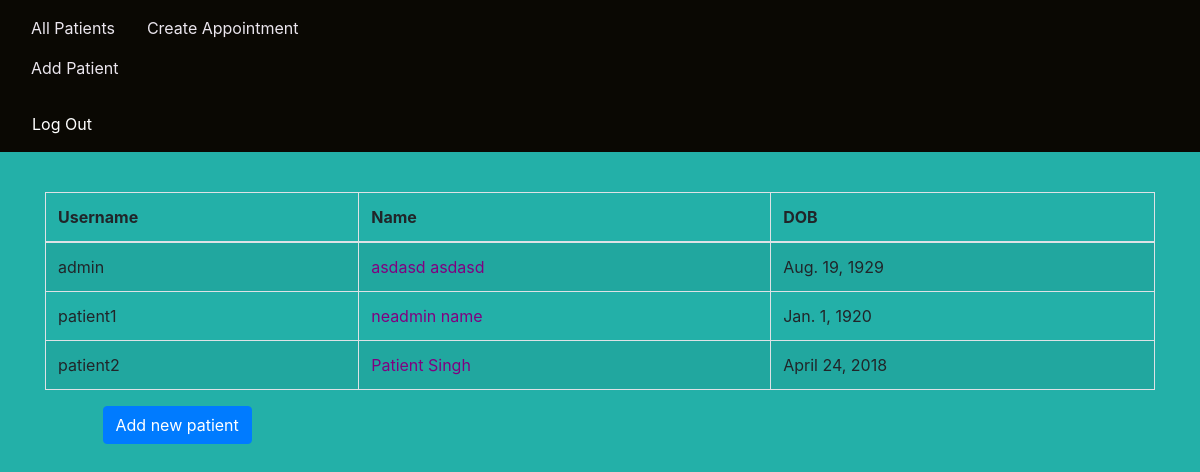
/patient/, run on an earlier commit of the app's database.
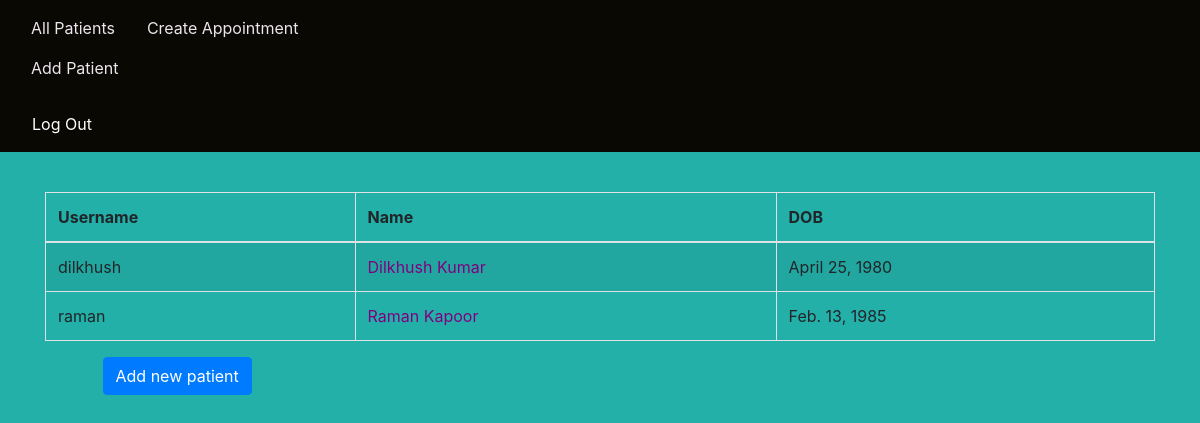
And on a later commit of the database.
### pm/models.py (models this page shows)
class User(AbstractUser):
    USER_TYPE_CHOICES = (
        (1,'patient'),
        (2,'doctor'),
        (3,'staff'),
    )
    user_type = models.PositiveSmallIntegerField(null=True,choices = USER_TYPE_CHOICES)
    date_of_birth = models.DateField(auto_now=False, auto_now_add=False, null=True)
    phone = models.CharField(null=True, max_length=15)
    GENDER_CHOICES = (
        ('Male', 'Male'),
        ('Female', 'Female'),
        ('Other', 'Other'),
    )
    gender = models.CharField(
        max_length = 6,
        choices = GENDER_CHOICES,
        null = True,
        default = 'Other',
    )
    BLOOD_GROUP_CHOICES = (
        ('A+','A+'),
        ('A-','A-'),
        ('B+','B+'),
        ('B-','B-'),
        ('O+','O+'),
        ('O-','O-'),
        ('AB+','AB+'),
        ('AB-','AB-'),
        ('Other','Other'),
    )
    blood_group = models.CharField(
        max_length = 5,
        choices = BLOOD_GROUP_CHOICES,
        null = True,
        default = 'Other',
    )

### pm/views.py (the view)
# urls.py: path('patient/', views.patient_view_all, name = 'view_all_patients'),
def patient_view_all(request):
    patients = User.objects.filter(user_type = 1)
    context = {
        'patients': patients,
    }
    return render(request, 'pm/all_patients.html', context)

### templates/pm/all_patients.html (shortened to what this page needs)
{% extends "pm/base.html" %}
{% block s %}
        <div class="container">
            <table class="table table-striped table-bordered table-hover">
                <thead class="light">
                    <tr>
                        <th>Username</th>
                        <th>Name</th>
                        <th>DOB</th>
                    </tr>
                </thead>
                {% for patient in patients %}
                <tr>
                    <td>{{ patient.username }}</td>
                    <td>
                        <a href="/patient/view/{{ patient.username }}/" >
                            {{ patient.first_name }} {{ patient.last_name }}
                        </a>
                    </td>
                    <td> {{ patient.date_of_birth }} </td>
                </tr>
                {% endfor %}
            </table>
        </div>
        <div class="row">
            <div class="col-sm-1"></div>
            <div class="col-sm-3">
                <a href="/patient/create/"><button class="btn btn-primary">Add new patient</button></a>
        </div>
        </div>
{% endblock %}

### templates/pm/base.html (shortened to what this page needs)
<!DOCTYPE html>
<html lang="en">
    <head>
        {% block head %}
        {% load staticfiles %}
        <link rel="stylesheet" href= "{% static 'css/bootstrap.min.css'%}" type='text/css'/>
        <link rel="stylesheet" href= "{% static 'css/bootstrap-grid.css'%}" type='text/css'/>
        <link rel="stylesheet" href= "{% static 'css/test.css'%}" type='text/css'/>
        {% endblock %}
    </head>
    <body id="bg" style="background-image: url('{% static "orig_67158.jpg"%}')">
        <div class="container-fluid" style = "background: rgb(10, 8, 3)" >
                <div class="row " >
                    <nav class="navbar  sticky-top navbar-expand-sm col-sm-4"  >
                        <ul class="nav">
                            <li class="nav-item" >
                                <a class="nav-link active " href="/patient/" style="color: #ebe6ee;">All Patients</a>
                            </li>
                            <li class="nav-item">
                                <a class="nav-link" href="/appointment/create" style="color: #ebe6ee;">Create Appointment</a>
                            </li>
                            <li class="nav-item">
                                <a class="nav-link" href="/patient/create/" style="color: #ebe6ee;">Add Patient</a>
                            </li>
                        </ul>
                    </nav>
                    <div class="col-sm-7" ></div>
                    <div class="navbar sticky-top"  class="col-sm-1">
                            <ul class="nav">
                                <li class="nav-item ">
                                    <a id="logout" class="nav-link " href="/login" style="color: #ffffff; " >Log Out </a>
                                </li>
                            </ul>
                    </div>
                </div>
        </div>
    {% block s %}
    {% endblock %}
    </body>
    </html>

### pm/static/css/test.css (style rules this page uses)
body { background-color: lightblue; }
td { border: 2px solid #020101; text-align: left; padding: 8px; }
#bg { background-size: 1800px 900px; background-repeat: no-repeat; background-position: top; background-attachment: fixed; }
a { color: purple; }

What changed in the data, as far as the page shows it:
no longer on this page (row edited): User: username "admin", first_name "asdasd", last_name "asdasd", date_of_birth "Aug. 19, 1929"
removed User: username "patient1", first_name "neadmin", last_name "name", date_of_birth "Jan. 1, 1920"
removed User: username "patient2", first_name "Patient", last_name "Singh", date_of_birth "April 24, 2018"
added User: username "dilkhush", first_name "Dilkhush", last_name "Kumar", date_of_birth "April 25, 1980"
added User: username "raman", first_name "Raman", last_name "Kapoor", date_of_birth "Feb. 13, 1985"
